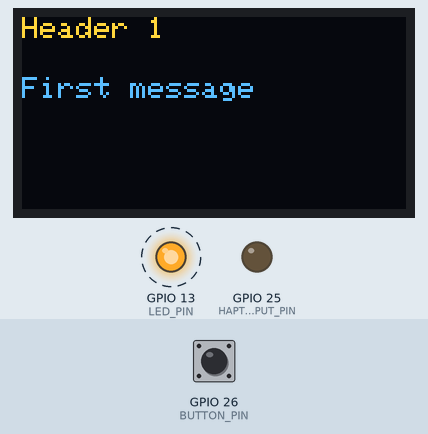
Recording of a sketch running on a simulated ESP32. On the bench: 128×64 one-colour display, output pins drawn as LEDs (lit = HIGH). Dashed ring = blinking. Inputs (shaded band) come from the test bench; at power-on: GPIO 26 (BUTTON_PIN) HIGH. The OLED is the two-colour kind (top 16 rows yellow); what the sketch prints to the serial monitor is not drawn.

Above: at 1.2 s.
1.3 s: GPIO 26 (BUTTON_PIN) pulled LOW for 0.15 s
At 11.18 s:
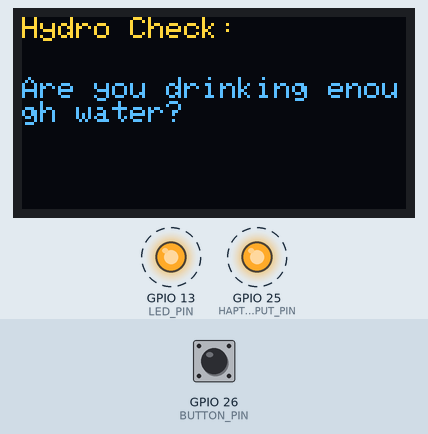
At 12.8 s:
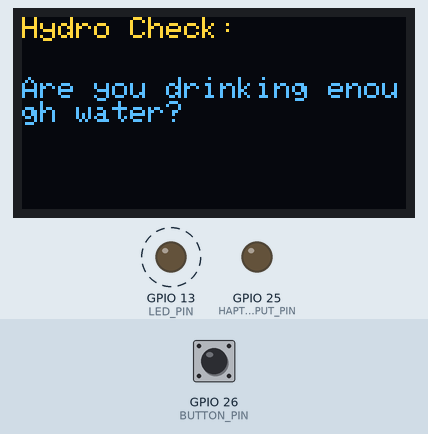
Timing chart, 0 to 13.0 s (numbered marks = the images above; inputs shaded):
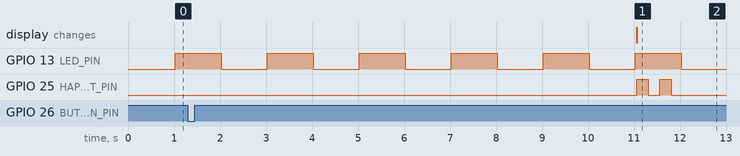

Measured:
- by itself, GPIO 13 (LED_PIN): alternates HIGH for 1.0 s and LOW for 1.0 s

The sketch:

SmartCoaster.ino
```cpp
#include <Wire.h>
#include <Adafruit_GFX.h>
#include <Adafruit_SSD1306.h>
#include "Pins.h"
#include "Blink.h"
#include "Button.h"
#include "OLED.h"
#include "HapticMotor.h"


// Timer Settings
#define TIMER_NO 0
#define TIMER_PRESCALER 80
#define TIMER_INTERVAL 1000000

Blink blinker;
OLED oled;
HapticMotor buzzer;

/********************************************/
/*           Interrupt Variables            */
/********************************************/
// Timer
hw_timer_t *timer = NULL;
volatile SemaphoreHandle_t timerSemaphore;
portMUX_TYPE timerMux = portMUX_INITIALIZER_UNLOCKED;
volatile uint32_t isrCounter = 0;
volatile uint32_t lastIsrAt = 0;
volatile uint32_t interrupt_counter = 0;

// Button
unsigned long button_time = 0;
unsigned long last_button_time = 0;
unsigned long debounce_interval = 250;
Button timer_reset_button = {BUTTON_PIN, 0, false};

/********************************************/
/*           OLED Variables            */
/********************************************/

// OLED Variables
bool NOTIFY = true; // start notify is true; change after first loop


/********************************************/
/*           Interrupt Functions            */
/********************************************/
/// Calls to IRAM for interrupts (Forces code to run on IRAM instead of Flash)

/// @brief Interrupt Service Routine for Button Interrupt
void IRAM_ATTR Button_ISR() {
	// Keep track of last button press so we can debounce button
	// NOTE: Still some issues if you hold the button for a couple seconds
	button_time = millis();
	if (button_time - last_button_time > debounce_interval)
	{
        timer_reset_button.numberKeyPresses++;
        timer_reset_button.pressed = true;
       last_button_time = button_time;
	}
}

void IRAM_ATTR OnTimer(){
  // Increment the counter and set the time of ISR
  portENTER_CRITICAL_ISR(&timerMux);
  isrCounter++;
  lastIsrAt = millis();
  portEXIT_CRITICAL_ISR(&timerMux);
  // Give a semaphore that we can check in the loop
  xSemaphoreGiveFromISR(timerSemaphore, NULL);
  // It is safe to use digitalRead/Write here if you want to toggle an output
  //digitalWrite(LED_PIN, !digitalRead(LED_PIN));
  blinker.Run();
  interrupt_counter++;
}


/********************************************/
/*              Setup Functions             */
/********************************************/
void SetupTimer()
{
  // Create semaphore to inform us when the timer has fired
  timerSemaphore = xSemaphoreCreateBinary();

  // Use timer 0, prescale 80, and count up to (true)
  timer = timerBegin(TIMER_NO, TIMER_PRESCALER, true);

  // Attach timer to ISR defined above
  timerAttachInterrupt(timer, &OnTimer, true);

  // Generate interrupt every 1000000 micro seconds (1 sec)
  // true = repeat the alarm
  timerAlarmWrite(timer, TIMER_INTERVAL, true);

  // Enable timer interrupt
  timerAlarmEnable(timer);
}

void SetupButtonInterrupt()
{
	pinMode(timer_reset_button.PIN, INPUT_PULLUP);
	attachInterrupt(timer_reset_button.PIN, Button_ISR, FALLING);
}

void SetDebounceInterval(int interval)
{
    debounce_interval = interval;
}

void CheckButton()
{
  if (timer_reset_button.pressed) {
		Serial.println("Button has been pressed. Resetting timer...");
    timerWrite(timer, 0);
    interrupt_counter = 0;
		timer_reset_button.pressed = false;
    NOTIFY = true;
	} else {
    // If timer has fired
    if (xSemaphoreTake(timerSemaphore, 0) == pdTRUE)
    {
      // Print interrupt counter
      Serial.print("onTimer no. ");
      Serial.println(interrupt_counter);
    }
  }
}

/********************************************/
/*           Initialize Components          */
/********************************************/
void InitializeComponents()
{
  blinker.Setup();
  oled.Setup();
  buzzer.Setup(); // Sets buzz level to 1 by default

  SetupTimer();
  SetupButtonInterrupt();
  SetDebounceInterval(250);
}

void setup() {
  Serial.begin(115200);
  InitializeComponents();
}

void loop() {
  CheckButton();

  if (interrupt_counter == 10)
  {
    oled.AddMessage("Hydro Check: ", "Are you drinking enough water?");
    oled.UpdateDisplay();
    buzzer.SetBuzzLevel(1);
    buzzer.BuzzMotor(2);
    NOTIFY = false;
  }

  if (interrupt_counter == 20)
  {
    oled.AddMessage("Hydro Check: ", "Probs time to drink some water");
    oled.UpdateDisplay();
    buzzer.SetBuzzLevel(2);
    buzzer.BuzzMotor(2);
    NOTIFY = false;
  }

  if (interrupt_counter == 30)
  {
    oled.AddMessage("Hydro Check: ", "You're on the verge of dehydration...");
    oled.UpdateDisplay();
    buzzer.SetBuzzLevel(3);
    buzzer.BuzzMotor(2);
    NOTIFY = false;
  }

  // Display OLED Message
  if (NOTIFY)
  {
    oled.AddMessage("Header 1", "First message");
    oled.UpdateDisplay();
    NOTIFY = false;
  }
}
```

Blink.h
```cpp
#pragma once

#include "Pins.h"

class Blink
{
    public:
        Blink();
        void Run();
        void Setup();
};
```

Blink.ino
```cpp
#include "Pins.h"
#include "Blink.h"

void Blink::Setup()
{
    pinMode(LED_PIN, OUTPUT);
}

Blink::Blink() { }

void Blink::Run()
{
  digitalWrite(LED_PIN, !digitalRead(LED_PIN));   // turn the LED on (HIGH is the voltage level)
}
```

Button.h
```cpp
struct Button {
	const uint8_t PIN;
	uint32_t numberKeyPresses;
	bool pressed;
};
```

HapticMotor.h
```cpp
#pragma once

#define LEVEL_ONE_BETWEEN 250
#define LEVEL_ONE_AFTER 250

#define LEVEL_TWO_BETWEEN 500
#define LEVEL_TWO_AFTER 250

#define LEVEL_THREE_BETWEEN 750
#define LEVEL_THREE_AFTER 250

enum BuzzLevel : ushort
{
    one,
    two,
    three
};

class HapticMotor
{
    private:
        int between_buzz;
        int after_buzz;
        BuzzLevel buzzLevel;
        void LevelOneBuzz();
        void LevelTwoBuzz();
        void LevelThreeBuzz();
        void ExecuteBuzz();

    public:
        HapticMotor();
        void Setup();
        void SetBuzzLevel(int n);
        void SetBuzz(int between_buzz, int after_buzz);
        void BuzzMotor(int n);
};
```

HapticMotor.ino
```cpp
#include "Pins.h"
#include "HapticMotor.h"

HapticMotor::HapticMotor()
{
    SetBuzzLevel(1);
}

void HapticMotor::Setup()
{
    pinMode(HAPTIC_INPUT_PIN, OUTPUT);
}

void HapticMotor::SetBuzzLevel(int n)
{
    switch (n)
        {
            case 1:
                buzzLevel = one;
                break;
            case 2:
                buzzLevel = two;
                break;
            case 3:
                buzzLevel = three;
                break;
            default:
                break;
        }
}

void HapticMotor::SetBuzz(int b, int a)
{
    between_buzz = b;
    after_buzz = a;
}

// Helpers
void HapticMotor::ExecuteBuzz()
{
    digitalWrite(HAPTIC_INPUT_PIN, HIGH);
	delay(between_buzz);
    digitalWrite(HAPTIC_INPUT_PIN, LOW);
    delay(after_buzz);
}

void HapticMotor::LevelOneBuzz()
{
    SetBuzz(LEVEL_ONE_BETWEEN, LEVEL_ONE_AFTER);
    ExecuteBuzz();
}

void HapticMotor::LevelTwoBuzz()
{
    SetBuzz(LEVEL_TWO_BETWEEN, LEVEL_TWO_AFTER);
    ExecuteBuzz();
}

void HapticMotor::LevelThreeBuzz()
{
    SetBuzz(LEVEL_THREE_BETWEEN, LEVEL_THREE_AFTER);
    ExecuteBuzz();
}

void HapticMotor::BuzzMotor(int n)
{
    int ctr = n;

    while(ctr > 0)
    {
        Serial.println("Buzzing motor!");
        switch (buzzLevel)
        {
            case one:
                LevelOneBuzz();
                break;
            case two:
                LevelTwoBuzz();
                break;
            case three:
                LevelThreeBuzz();
                break;
            default:
                break;
        }

        ctr--;
    }
}
```

OLED.h
```cpp
#pragma once

#include <Wire.h>
#include <Adafruit_GFX.h>
#include <Adafruit_SSD1306.h>
#include "Pins.h"

// OLED Defines
#define OLED_ADDR   0x3C
#define SCREEN_WIDTH 128
#define SCREEN_HEIGHT 64
#define OLED_RESET 4 // Set this value to any data pin (even though you don't use it)

class OLED
{
    private:
        Adafruit_SSD1306 display;

    public:
        OLED();
        void Setup();
        void AddMessage(String header, String message);
        void UpdateDisplay();
};
```

OLED.ino
```cpp
#include <Wire.h>
#include <Adafruit_GFX.h>
#include <Adafruit_SSD1306.h>

#include "Pins.h"
#include "OLED.h"
#define I2C_SCL 22
#define I2C_SDA 23
OLED::OLED()
{
    Adafruit_SSD1306 d(SCREEN_WIDTH, SCREEN_HEIGHT, &Wire, OLED_RESET);
    display = d;
}

void OLED::Setup()
{
    // Set up SCL and SDA pins
    // We're using ESP32 Dev Module; it has no idea where SCL and SDA are
    Wire.begin(I2C_SDA, I2C_SCL);
    display.begin(SSD1306_SWITCHCAPVCC, OLED_ADDR);
}

void OLED::AddMessage(String header, String message)
{
    // Clear Display
  display.clearDisplay();

  // Set text color
  display.setTextColor(WHITE);

  // Set font size
  display.setTextSize(1);

  // Set cursor to top corner
  display.setCursor(0, 0);

  // Print message
  display.println(header);

  display.setTextSize(1);
  display.setCursor(0, 20);
  display.println(message);
}

void OLED::UpdateDisplay()
{
    display.display();
}
```

WatchdogTimer.ino
```cpp

```

Pins.h
```cpp
#pragma once

// Put all pin definitions in main file

// LED Pin
#define LED_PIN 13

// Button Pin
#define BUTTON_PIN 26 // A0 see pinout

// Haptic Motor Defines
#define HAPTIC_INPUT_PIN 25 // A1 -- see pinout

// OLED Pins
#define I2C_SCL 22
#define I2C_SDA 23
```
